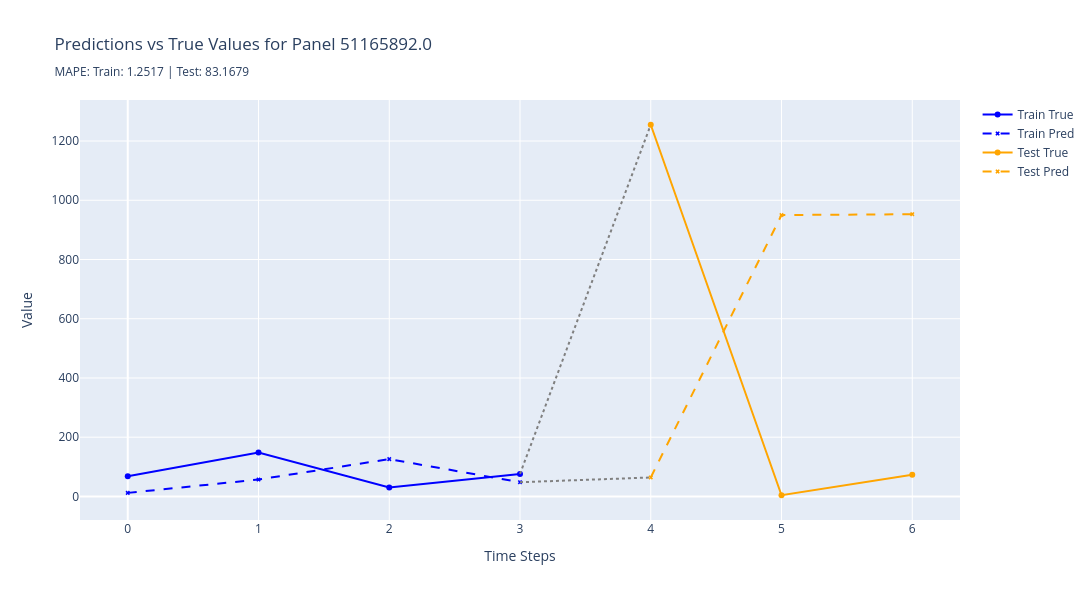
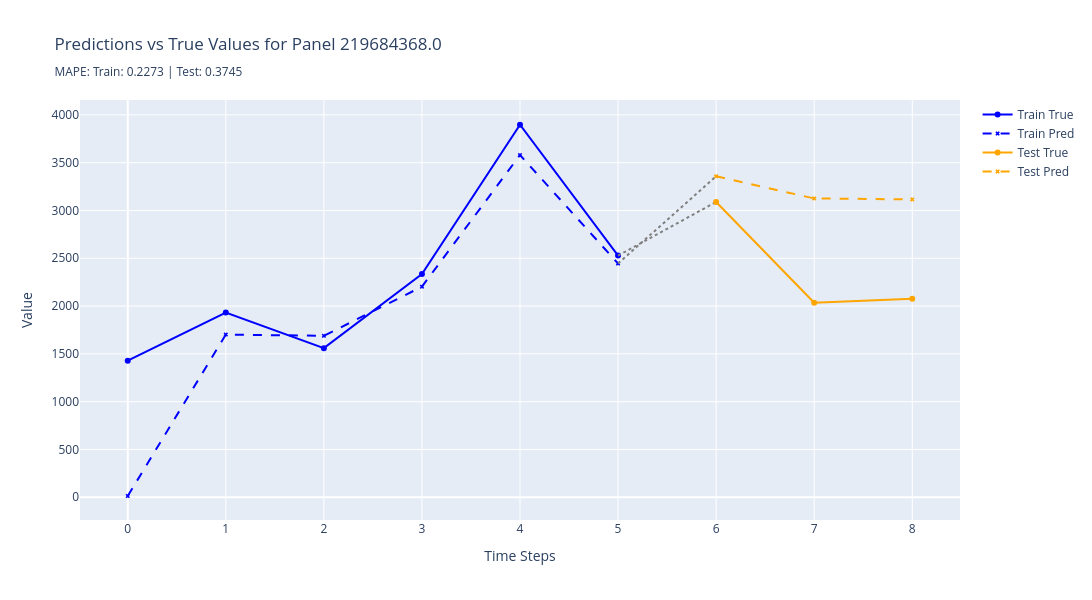
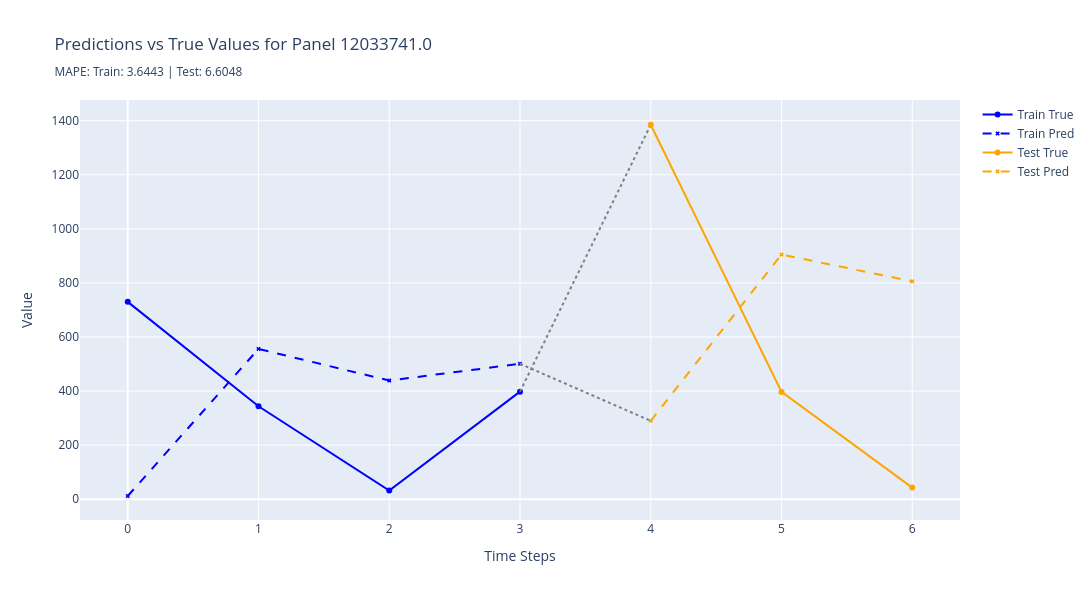
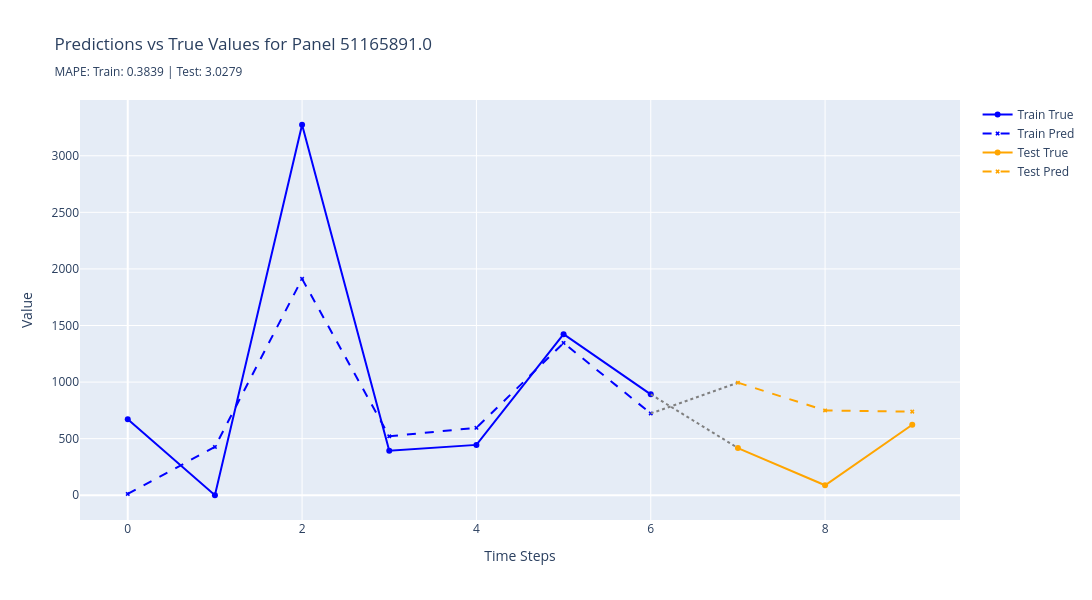

Source (notebook cell) for these figures, in order:
### Code cell
plot_worst_predictions(
    results=results,
    n_worst=5,
    metric="rmse",
    split_name="test",
)

### Figure 1 — Plotly figure (JSON) as saved in the notebook; plotly's stock layout.template omitted (floating-point values rounded to 4 significant figures)
{"data": [{"line": {"color": "blue"}, "marker": {"size": 6}, "mode": "lines+markers", "name": "Train True", "type": "scatter", "x": [0, 1, 2, 3], "y": [68, 148, 30, 76]}, {"line": {"color": "blue", "dash": "dash"}, "marker": {"size": 4, "symbol": "x"}, "mode": "lines+markers", "name": "Train Pred", "type": "scatter", "x": [0, 1, 2, 3], "y": [12.0, 57.0, 126.0, 48.0]}, {"line": {"color": "gray", "dash": "dot"}, "mode": "lines", "showlegend": false, "type": "scatter", "x": [3, 4], "y": [76, 1255]}, {"line": {"color": "gray", "dash": "dot"}, "mode": "lines", "showlegend": false, "type": "scatter", "x": [3, 4], "y": [48, 64]}, {"line": {"color": "orange"}, "marker": {"size": 6}, "mode": "lines+markers", "name": "Test True", "type": "scatter", "x": [4, 5, 6], "y": [1255, 4, 73]}, {"line": {"color": "orange", "dash": "dash"}, "marker": {"size": 4, "symbol": "x"}, "mode": "lines+markers", "name": "Test Pred", "type": "scatter", "x": [4, 5, 6], "y": [64.0, 950.0, 953.0]}], "layout": {"height": 600, "hovermode": "x unified", "title": {"text": "Predictions vs True Values for Panel 51165892.0<br><sub>MAPE: Train: 1.2517 | Test: 83.1679</sub>"}, "width": 1200, "xaxis": {"title": {"text": "Time Steps"}}, "yaxis": {"title": {"text": "Value"}}}}

### Figure 2 — Plotly figure (JSON) as saved in the notebook; plotly's stock layout.template omitted (floating-point values rounded to 4 significant figures)
{"data": [{"line": {"color": "blue"}, "marker": {"size": 6}, "mode": "lines+markers", "name": "Train True", "type": "scatter", "x": [0, 1, 2, 3, 4, 5], "y": [1429, 1932, 1560, 2336, 3897, 2528]}, {"line": {"color": "blue", "dash": "dash"}, "marker": {"size": 4, "symbol": "x"}, "mode": "lines+markers", "name": "Train Pred", "type": "scatter", "x": [0, 1, 2, 3, 4, 5], "y": [13.0, 1702.0, 1689.0, 2203.0, 3580.0, 2445.0]}, {"line": {"color": "gray", "dash": "dot"}, "mode": "lines", "showlegend": false, "type": "scatter", "x": [5, 6], "y": [2528, 3089]}, {"line": {"color": "gray", "dash": "dot"}, "mode": "lines", "showlegend": false, "type": "scatter", "x": [5, 6], "y": [2445, 3358]}, {"line": {"color": "orange"}, "marker": {"size": 6}, "mode": "lines+markers", "name": "Test True", "type": "scatter", "x": [6, 7, 8], "y": [3089, 2035, 2077]}, {"line": {"color": "orange", "dash": "dash"}, "marker": {"size": 4, "symbol": "x"}, "mode": "lines+markers", "name": "Test Pred", "type": "scatter", "x": [6, 7, 8], "y": [3358.0, 3126.0, 3116.0]}], "layout": {"height": 600, "hovermode": "x unified", "title": {"text": "Predictions vs True Values for Panel 219684368.0<br><sub>MAPE: Train: 0.2273 | Test: 0.3745</sub>"}, "width": 1200, "xaxis": {"title": {"text": "Time Steps"}}, "yaxis": {"title": {"text": "Value"}}}}

### Figure 3 — Plotly figure (JSON) as saved in the notebook; plotly's stock layout.template omitted (floating-point values rounded to 4 significant figures)
{"data": [{"line": {"color": "blue"}, "marker": {"size": 6}, "mode": "lines+markers", "name": "Train True", "type": "scatter", "x": [0, 1, 2, 3], "y": [730, 344, 32, 398]}, {"line": {"color": "blue", "dash": "dash"}, "marker": {"size": 4, "symbol": "x"}, "mode": "lines+markers", "name": "Train Pred", "type": "scatter", "x": [0, 1, 2, 3], "y": [12.0, 556.0, 439.0, 501.0]}, {"line": {"color": "gray", "dash": "dot"}, "mode": "lines", "showlegend": false, "type": "scatter", "x": [3, 4], "y": [398, 1385]}, {"line": {"color": "gray", "dash": "dot"}, "mode": "lines", "showlegend": false, "type": "scatter", "x": [3, 4], "y": [501, 290]}, {"line": {"color": "orange"}, "marker": {"size": 6}, "mode": "lines+markers", "name": "Test True", "type": "scatter", "x": [4, 5, 6], "y": [1385, 397, 43]}, {"line": {"color": "orange", "dash": "dash"}, "marker": {"size": 4, "symbol": "x"}, "mode": "lines+markers", "name": "Test Pred", "type": "scatter", "x": [4, 5, 6], "y": [290.0, 905.0, 806.0]}], "layout": {"height": 600, "hovermode": "x unified", "title": {"text": "Predictions vs True Values for Panel 12033741.0<br><sub>MAPE: Train: 3.6443 | Test: 6.6048</sub>"}, "width": 1200, "xaxis": {"title": {"text": "Time Steps"}}, "yaxis": {"title": {"text": "Value"}}}}

### Figure 4 — Plotly figure (JSON) as saved in the notebook; plotly's stock layout.template omitted (floating-point values rounded to 4 significant figures)
{"data": [{"line": {"color": "blue"}, "marker": {"size": 6}, "mode": "lines+markers", "name": "Train True", "type": "scatter", "x": [0, 1, 2, 3, 4, 5, 6], "y": [672, 0, 3274, 394, 445, 1423, 892]}, {"line": {"color": "blue", "dash": "dash"}, "marker": {"size": 4, "symbol": "x"}, "mode": "lines+markers", "name": "Train Pred", "type": "scatter", "x": [0, 1, 2, 3, 4, 5, 6], "y": [12.0, 427.0, 1912.0, 521.0, 596.0, 1346.0, 723.0]}, {"line": {"color": "gray", "dash": "dot"}, "mode": "lines", "showlegend": false, "type": "scatter", "x": [6, 7], "y": [892, 417]}, {"line": {"color": "gray", "dash": "dot"}, "mode": "lines", "showlegend": false, "type": "scatter", "x": [6, 7], "y": [723, 995]}, {"line": {"color": "orange"}, "marker": {"size": 6}, "mode": "lines+markers", "name": "Test True", "type": "scatter", "x": [7, 8, 9], "y": [417, 88, 623]}, {"line": {"color": "orange", "dash": "dash"}, "marker": {"size": 4, "symbol": "x"}, "mode": "lines+markers", "name": "Test Pred", "type": "scatter", "x": [7, 8, 9], "y": [995.0, 749.0, 739.0]}], "layout": {"height": 600, "hovermode": "x unified", "title": {"text": "Predictions vs True Values for Panel 51165891.0<br><sub>MAPE: Train: 0.3839 | Test: 3.0279</sub>"}, "width": 1200, "xaxis": {"title": {"text": "Time Steps"}}, "yaxis": {"title": {"text": "Value"}}}}
